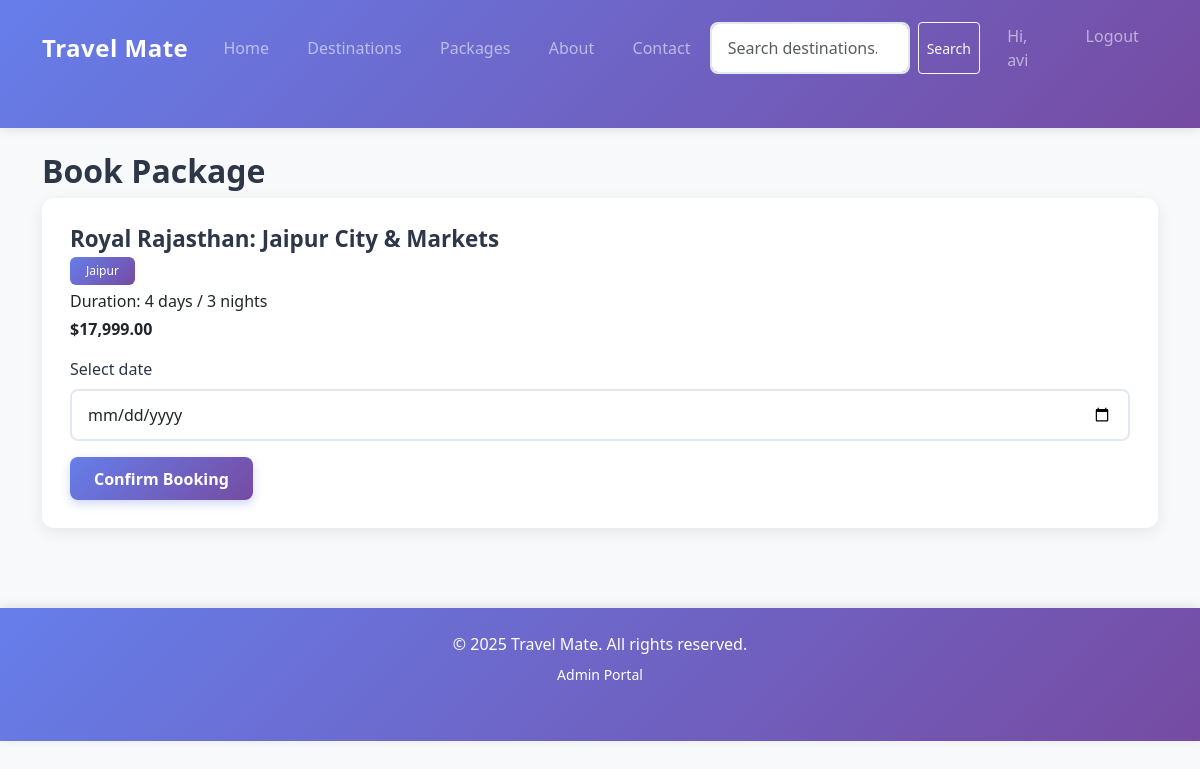
/book.php?package_id=4 (signed in), run on the app's committed database.
### tables this page shows
CREATE TABLE `packages` (
  `id` int(11) NOT NULL,
  `destination_id` int(11) NOT NULL,
  `title` varchar(200) NOT NULL,
  `price` decimal(10,2) NOT NULL,
  `duration` varchar(100) NOT NULL,
  `image` varchar(255) DEFAULT NULL
);

CREATE TABLE `destinations` (
  `id` int(11) NOT NULL,
  `name` varchar(150) NOT NULL,
  `description` text DEFAULT NULL,
  `image` varchar(255) DEFAULT NULL
);

### book.php (the view, shortened to what this page needs)
<?php require __DIR__.'/includes/db.php'; ?>
<?php include __DIR__.'/includes/header.php'; ?>
<?php
$packageId = isset($_GET['package_id']) ? (int)$_GET['package_id'] : 0;
$stmt = $mysqli->prepare('SELECT p.*, d.name AS destination_name FROM packages p JOIN destinations d ON d.id = p.destination_id WHERE p.id = ?');
$stmt->bind_param('i', $packageId);
$stmt->execute();
$pkg = $stmt->get_result()->fetch_assoc();
?>
<h2>Book Package</h2>
<div class="card">
	<div class="card-body">
		<h5 class="card-title mb-1"><?php echo htmlspecialchars($pkg['title']); ?></h5>
		<p class="mb-1"><span class="badge bg-secondary"><?php echo htmlspecialchars($pkg['destination_name']); ?></span></p>
		<p class="mb-1">Duration: <?php echo htmlspecialchars($pkg['duration']); ?></p>
		<p class="fw-bold">$<?php echo number_format((float)$pkg['price'], 2); ?></p>
		<form method="post" class="mt-3">
			<label class="form-label">Select date</label>
			<input type="date" class="form-control mb-3" name="booking_date" required>
			<button class="btn btn-primary">Confirm Booking</button>
		</form>
	</div>
</div>
<?php include __DIR__.'/includes/footer.php'; ?>

### assets/css/style.css (style rules this page uses)
body { background-color: #f8f9fa; font-family: 'Segoe UI', Tahoma, Geneva, Verdana, sans-serif; }
.card { border: none; border-radius: 12px; box-shadow: 0 4px 15px rgba(0,0,0,0.08); transition: all 0.3s ease; overflow: hidden; background: #fff; }
.card-body { padding: 1.75rem; }
.card-title { font-size: 1.4rem; font-weight: 600; color: #2d3748; margin-bottom: 1rem; }
.btn-primary { background: linear-gradient(135deg, #667eea 0%, #764ba2 100%); border: none; border-radius: 8px; padding: 0.6rem 1.5rem; font-weight: 600; transition: all 0.3s ease; box-shadow: 0 4px 10px rgba(102, 126, 234, 0.3); }
.badge { padding: 0.5rem 1rem; font-weight: 500; border-radius: 6px; }
.badge.bg-secondary { background: linear-gradient(135deg, #667eea 0%, #764ba2 100%) !important; }
html { scroll-behavior: smooth; }
.card { animation: fadeIn 0.6s ease-out; }
.form-control { border: 2px solid #e2e8f0; border-radius: 8px; padding: 0.75rem 1rem; transition: all 0.3s ease; font-size: 1rem; }
.form-label { color: #2d3748; margin-bottom: 0.5rem; font-weight: 500; }
h2, h3, h4 { color: #2d3748; font-weight: 600; }

### data on the page
packages: title "Royal Rajasthan: Jaipur City & Markets", destination.name "Jaipur", duration "4 days / 3 nights", price "17,999.00"

### other printed values
$_SESSION['user']['name'] "avi"
